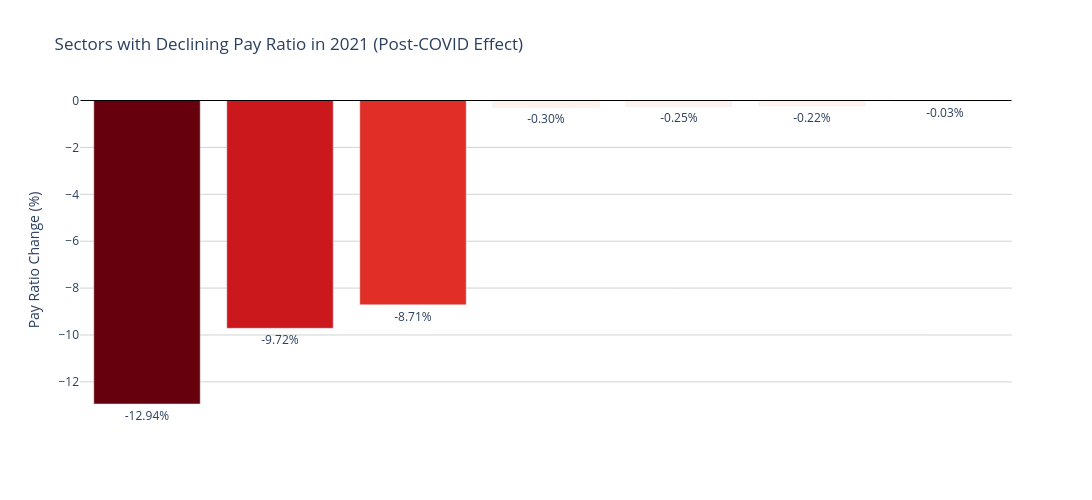

The notebook cell saved with this chart:
### Code cell
fig = px.bar(
    q2,
    x='sector_label',
    y='p_change',
    title='Sectors with Declining Pay Ratio in 2021 (Post-COVID Effect)',
    labels={
        'sector_label': 'Sector',
        'p_change': 'Pay Ratio Change (%)'
    },
    color='p_change',
    color_continuous_scale='Reds_r', 
    text='p_change'
)

fig.update_traces(
    texttemplate='%{text:.2f}%',
    textposition='outside'
)

fig.update_layout(
    xaxis_title='',
    yaxis_title='Pay Ratio Change (%)',
    coloraxis_showscale=False,
    plot_bgcolor='white',
    yaxis=dict(gridcolor='lightgrey'),
    showlegend=False,
    shapes=[dict(
        type='line',
        x0=-0.5, x1=len(q2)-0.5,
        y0=0, y1=0,
        line=dict(color='black', width=1)
    )]
)

fig.update_layout(
    autosize=False,
    width=1800,
    height=500,
)
fig.update_xaxes(showticklabels=False)



fig.show()

### Figure 1 — Plotly figure (JSON) as saved in the notebook; plotly's stock layout.template omitted (floating-point values rounded to 4 significant figures)
{"data": [{"hovertemplate": "Sector=%{x}<br>Pay Ratio Change (%)=%{marker.color}<extra></extra>", "legendgroup": "", "marker": {"color": [-12.94, -9.715, -8.71, -0.2961, -0.2507, -0.2213, -0.03053], "coloraxis": "coloraxis", "pattern": {"shape": ""}}, "name": "", "orientation": "v", "showlegend": false, "text": [-12.94, -9.715, -8.71, -0.2961, -0.2507, -0.2213, -0.03053], "textposition": "outside", "texttemplate": "%{text:.2f}%", "type": "bar", "x": ["Arts, entertainment, and recreation", "Mining, quarrying, and oil and gas extraction", "Accommodation and food services", "Educational services", "Construction", "Other services (except public administration)", "Real estate and rental and leasing"], "xaxis": "x", "y": [-12.94, -9.715, -8.71, -0.2961, -0.2507, -0.2213, -0.03053], "yaxis": "y"}], "layout": {"autosize": false, "barmode": "relative", "coloraxis": {"autocolorscale": false, "colorbar": {"title": {"text": "Pay Ratio Change (%)"}}, "colorscale": [[0, "rgb(103,0,13)"], [0.125, "rgb(165,15,21)"], [0.25, "rgb(203,24,29)"], [0.375, "rgb(239,59,44)"], [0.5, "rgb(251,106,74)"], [0.625, "rgb(252,146,114)"], [0.75, "rgb(252,187,161)"], [0.875, "rgb(254,224,210)"], [1, "rgb(255,245,240)"]], "showscale": false}, "height": 500, "legend": {"tracegroupgap": 0}, "plot_bgcolor": "white", "shapes": [{"line": {"color": "black", "width": 1}, "type": "line", "x0": -0.5, "x1": 6.5, "y0": 0, "y1": 0}], "showlegend": false, "title": {"text": "Sectors with Declining Pay Ratio in 2021 (Post-COVID Effect)"}, "width": 1800, "xaxis": {"anchor": "y", "domain": [0, 1], "showticklabels": false, "title": {"text": ""}}, "yaxis": {"anchor": "x", "domain": [0, 1], "gridcolor": "lightgrey", "title": {"text": "Pay Ratio Change (%)"}}}}
